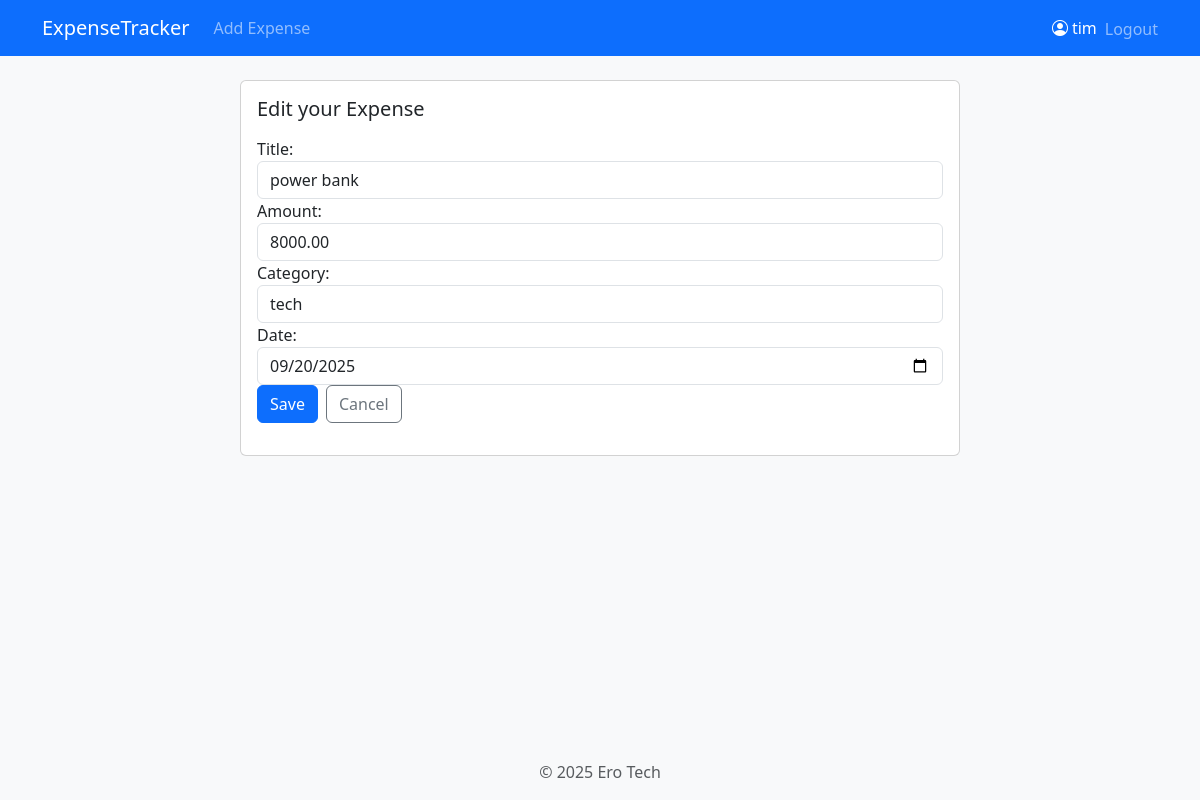
The page /expenses/edit/7/ (signed in) on the database its author committed.
### expenses/models.py (models this page shows, shortened)
class Expense(models.Model):
    user = models.ForeignKey(User, on_delete=models.CASCADE, null=True, blank=True)
    title = models.CharField(max_length=100)
    amount = models.DecimalField(max_digits=10, decimal_places=2)
    category =models.CharField(max_length=50)
    date = models.DateField()
    created_at = models.DateTimeField(auto_now_add=True)

### expenses/views.py (the view)
# urls.py: path('edit/<int:pk>/', views.edit_expense, name='edit_expense'),
@login_required
def edit_expense(request, pk):
    expense = get_object_or_404(Expense, pk=pk, user=request.user)
    if request.method == 'POST':
        form = ExpenseForm(request.POST, instance=expense)
        if form.is_valid():
            form.save()
            messages.success(request, "Expense updated successfully.")
            return redirect('expense_list')
    else:
        form = ExpenseForm(instance=expense)
    return render(request, 'expenses/edit_expense.html', {'form': form, 'expense': expense})

### expenses/forms.py
class ExpenseForm(forms.ModelForm):
    class Meta:
        model = Expense
        fields = ['title', 'amount', 'category', 'date']
        widgets = {
            'title': forms.TextInput(attrs={'class': 'form-control', 'placeholder': 'e.g., Lunch at KFC'}),
            'amount': forms.NumberInput(attrs={'class': 'form-control', 'step': '0.01', 'placeholder': '0.00'}),
            'category': forms.TextInput(attrs={'class': 'form-control', 'placeholder': 'Food, Transport...'}),
            'date': forms.DateInput(attrs={'class': 'form-control', 'type': 'date'}),
        }

### expenses/templates/expenses/edit_expense.html (shortened to what this page needs)
{% extends 'base.html' %}
{% block content %}
<div class="card mx-auto" style="max-width:720px;">
  <div class="card-body">
    <h2 class="h5 mb-3">Edit your Expense</h2>
    <form method="post" novalidate>
      {% for field in form %}
        <div class="mb-3">
          {{ field.label_tag }}
          {{ field }}
          {% endfor %}
          <div class="d-flex gap-2">
        <button type="submit" class="btn btn-primary">Save</button>
        <a class="btn btn-outline-secondary" href="{% url 'expense_list' %}">Cancel</a>
      </div>
      </form>
  </div>
</div>
{% endblock %}

### templates/base.html (shortened to what this page needs)
<!DOCTYPE html>
<html lang="en">
<head>
  <link href="https://cdn.jsdelivr.net/npm/bootstrap@5.3.2/dist/css/bootstrap.min.css" rel="stylesheet">
  <link href="https://cdn.jsdelivr.net/npm/bootstrap-icons@1.10.5/font/bootstrap-icons.css" rel="stylesheet">
</head>
<body class="d-flex flex-column min-vh-100 bg-light">
  <nav class="navbar navbar-expand-lg navbar-dark bg-primary">
    <div class="container">
      <a class="navbar-brand" href="{% url 'expense_list' %}">ExpenseTracker</a>
      <div class="collapse navbar-collapse" id="navCollapse">
        <ul class="navbar-nav me-auto mb-2 mb-lg-0">
          {% if user.is_authenticated %}
            <li class="nav-item">
              <a class="nav-link" href="{% url 'add_expense' %}">Add Expense</a>
            </li>
          {% endif %}
        </ul>
        <ul class="navbar-nav ms-auto">
          {% if user.is_authenticated %}
            <li class="nav-item d-flex align-items-center me-2 text-white">
              <i class="bi bi-person-circle me-1"></i> {{ user.username }}
            </li>
            <li class="nav-item">
            <form method="post" action="{% url 'logout' %}">
              <button type="submit" class="btn btn-link nav-link" style="display:inline; padding:0; border:none; background:none;">
                Logout
              </button>
            </form>
          </li>
          {% endif %}
        </ul>
      </div>
    </div>
  </nav>
  <main class="container py-4 flex-grow-1">
    {% block content %}{% endblock %}
  </main>
  <footer class="text-center py-3 text-muted mt-auto">
    © {% now "Y" %} Ero Tech
  </footer>
</body>
</html>

### rows shown on the page
Expense: form "power bank" "8000.00" "tech" "09/20/2025"

### other values the page prints
{{ user.username }} "tim"
{{ field.label_tag }} "Title:" "Amount:" "Category:" "Date:"
